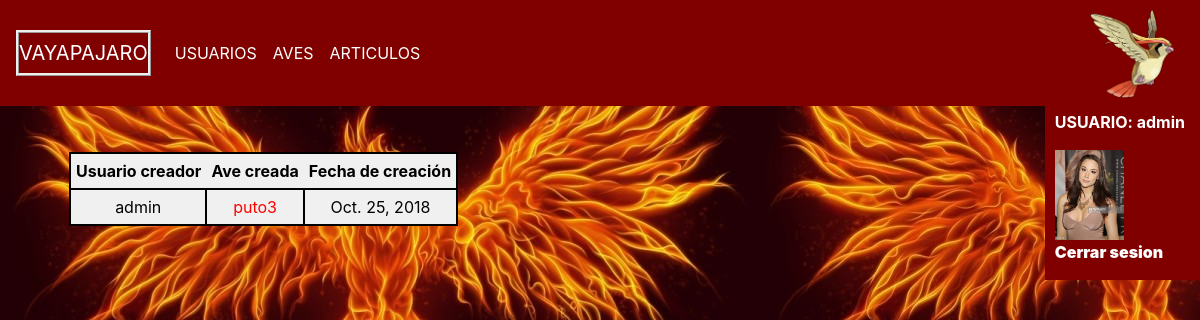
Page /articulo/mostrar_articulos/ (signed in) on the earlier database version.
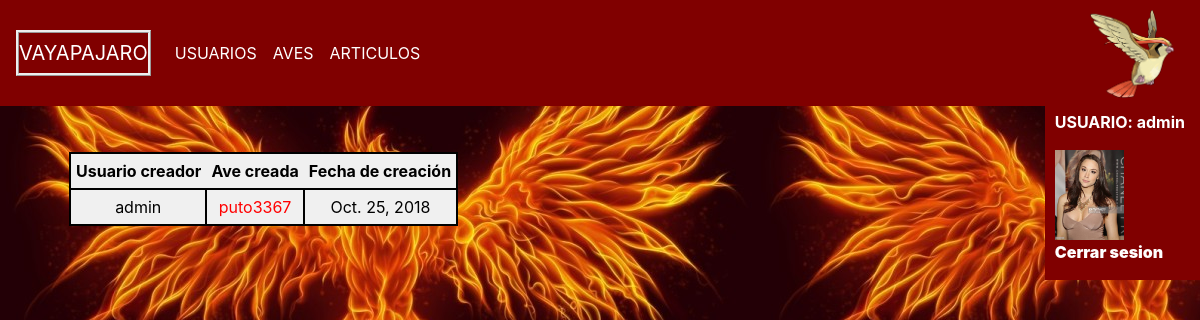
Same page on the later database version.
### VayaPajaro/models.py (models this page shows, shortened)
class Articulo(models.Model):
	usuario = models.ForeignKey(Usuario, on_delete=models.CASCADE)
	ave = models.ForeignKey(Ave, on_delete=models.CASCADE)
	fcreacion = models.DateField()

class Ave(models.Model):
	nombre = models.CharField(max_length=40,default='Desconocido',blank=True,null=True)
	descripcion = models.TextField(max_length=2000,default='Desconocido',blank=True,null=True)
	alimentacion = models.TextField(max_length=2000,default='Desconocida',blank=True,null=True)
	habitat = models.TextField(max_length=2000,default='Desconocida',blank=True,null=True)
	localizacion = models.TextField(max_length=2000,default='Desconocida',blank=True,null=True)
	fotos = models.ManyToManyField('Foto')
	def __unicode__(self):
		return self.nombre
	def mostrar_nombre_con_espacios(self):
		return self.nombre.replace(' ', '_')

class Usuario(models.Model):
	user = models.OneToOneField(User,related_name='usuario',on_delete=models.CASCADE,default=None)
	fnacimiento = models.DateField(null=True)
	estudios = models.CharField(max_length=500,default='Desconocidos')
	fotoPerfil = models.ImageField(upload_to='Fotos_de_Perfil')
	def __unicode__(self):
		return self.user.username

### VayaPajaro/views.py (the view)
# urls.py: url(r'^articulo/mostrar_articulos/',MostrarArticulos.as_view(),name='Mostrar_Articulos'),
class MostrarArticulos(LoginRequiredMixin,ListView):
	model = Articulo
	fields = '__all__'
	login_url = '/usuario/login/'
	template_name = 'VayaPajaro/Mostrar_Articulos.html'
	def get_context_data(self, **kwargs):
		context = super(MostrarArticulos,self).get_context_data(**kwargs)
		return context

### VayaPajaro/templates/VayaPajaro/Mostrar_Articulos.html (shortened to what this page needs)
{% extends 'base.html' %}
{% block content %}
<table>
<tr>
	<th>Usuario creador</th>
	<th>Ave creada</th>
	<th>Fecha de creación</th>
</tr>
{% for articulo in object_list %}
<tr>
	<td>{{ articulo.usuario }}</td>
	<td><a href="{% url 'Mostrar_ave' nombre=articulo.ave.mostrar_nombre_con_espacios %}">{{ articulo.ave }}</a></td>
	<td>{{ articulo.fcreacion }}</td>
	<br/>
</tr>
{% empty %}
<p>No se encuentra ningún articulo de un ave.</p>
{% endfor %}
</table>
{% endblock %}

Differences in the rows shown:
changed through a linked row, Articulo "admin": ave "puto3" → "puto3367"
